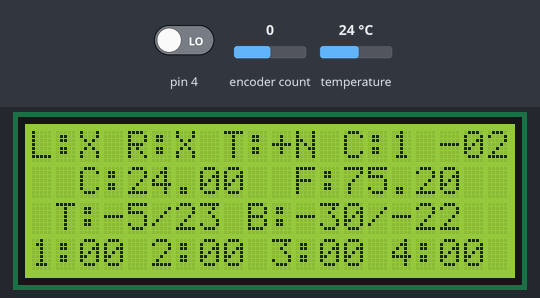
A sketch run on a simulated Arduino Uno, built with avr-gcc and run on an emulated ATmega328P. Parts: 20×4 character LCD. The inputs (shaded band) are chosen by the test bench; at power-on: temperature 24 °C, encoder count 0, pin 4 LOW. What the sketch prints to the serial monitor is not drawn.

Above: at 3.7 s.
3.8 s: temperature set to 12 °C
At 4.9 s:
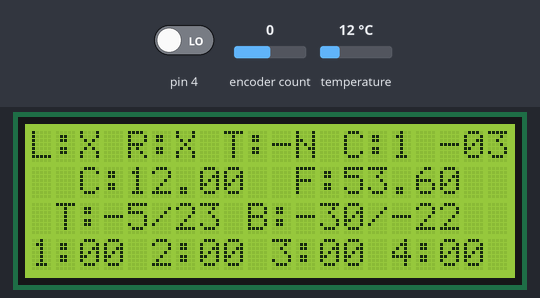
8.0 s: encoder count set to 1
At 8.9 s:
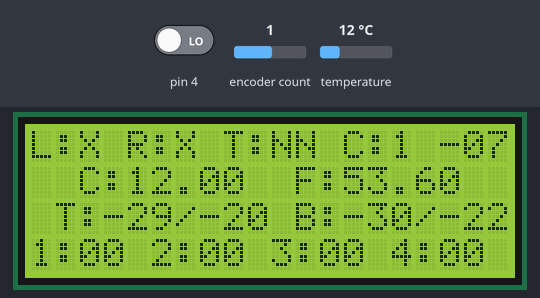
10.6 s: encoder count set to 2
At 11.5 s:
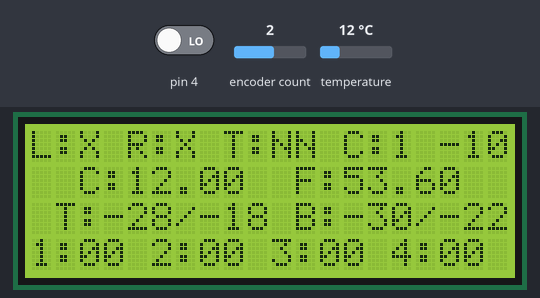
13.6 s: temperature set to 19 °C
At 14.9 s:
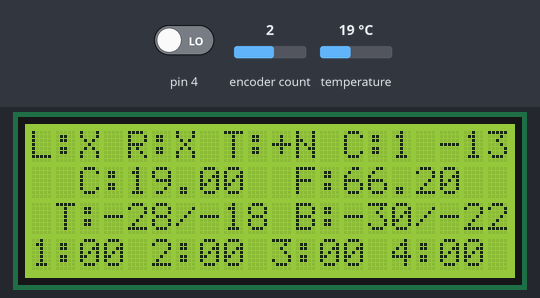
16.6 s: encoder count set to 3
At 17.9 s:
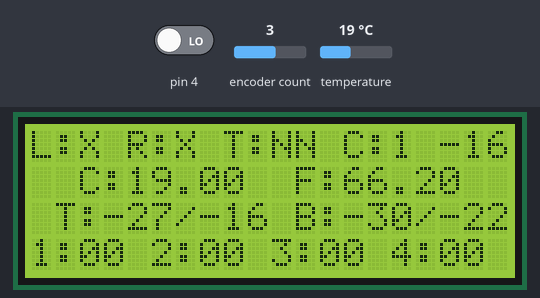
19.6 s: temperature set to 28 °C
At 62.9 s:
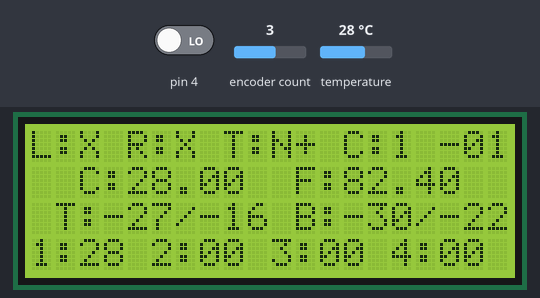
Timing chart, 0 to 64.4 s (numbered marks = the images above; inputs shaded):
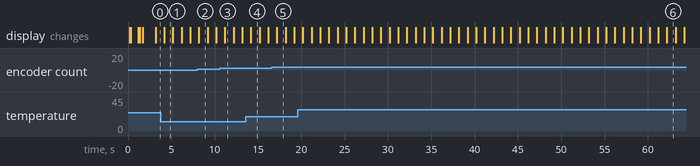

The sketch:

FRIDGE_v3_NORFID.ino
```cpp
// (licence header left out)
#include <LiquidCrystal.h>
#include <rotary.h>
#include "TimerOne.h"
#include <OneWire.h>
#include <DallasTemperature.h>


/*
  #  DEFINITIONS
 */

///// LCD

// LCD    LCD    ARDUINO
#define   LCD4   12
#define   LCD6   11
#define   LCD11  10
#define   LCD12  9
#define   LCD13  8
#define   LCD14  7


///// ROTARY
#define   ROTA    2
#define   ROTB    4

///// ONE WIRE
#define ONE_WIRE_BUS 6


///// COMPRESSOR
#define compressorPin 13


char UI_TREND_UP = '+';
char UI_TREND_DN = '-';
char UI_TREND_NC = 'N';
/*
  #  OBJECT CREATION
 */

//LCD
LiquidCrystal lcd(LCD4, LCD6, LCD11, LCD12, LCD13, LCD14);

//ROTARY ENCODER
Rotary r = Rotary(ROTA, ROTB);

// Temp
OneWire oneWire(ONE_WIRE_BUS);
DallasTemperature sensor(&oneWire);

DeviceAddress tempProbe;


/*
  #  VARIABLES
 */

////TEMPERATURE

//CAPS - adjust theese for UI; they, like all temperature variables are in C not F!
int MAX_H = -5;                                           // MAXimum tempreature before forcing compressor ON
int MAX_L = -30;                                          // MAXimum cold before forcig compressor off

/* just one thing to keep in mind

 -5C   is 23 F
 -30C  is -22 F
 */


//SETTINGS - algo adjustments; moddify theese :)
int TMRM_sampInt  =  (1 * 1000000);                      // this is the numebr of micro seconds to wait before recording a temperature
int THRM_numSamp  =  60;                                 // this is the number of samples to take before recording a temperature; ie, every X TMRM_sampInt we
//record a temp

//// - - - TEMPERATURE

//ALGO - used for cooling algo; do not moddify!
int THRESH_U = MAX_H;                                    // get NO HOTTER THAN
int THRESH_L = MAX_L;                                    // get no COLDER THAN

volatile int samples = 0;                                // a counter to keep track of temperature samples since last temperature record.
int oldSamples = samples;


//SENSOR
volatile float tempC = -1.0;                             // used to actually hold the current temperature reading
volatile float oldTemp = tempC;

//HISTORY
int temps[] = {
  0, 0, 0, 0};


////COMPRESSOR
boolean compStatus = true;                               // TRUE if compressor is on; false if off.  default to ON!


/////SCREEN
char line1[] = {
  "L:X R:X T:XX C:X -XX"};                // Allocation of space
char line2[] = {
  "XXXXXXXXXXXXXXXXXXXX"};
char line3[] = {
  "XXXXXXXXXXXXXXXXXXXX"};
char line4[] = {
  "XXXXXXXXXXXXXXXXXXXX"};


// TRENDS
char TEMP_sampTrend = 'A';                                // keeps track of the trends; default to A,
char TEMP_intTrend = 'A';                                 // but valid trneds are + or v or - (A should not be seen!)


/*
 #
 #
 #    MAIN CODE
 #
 #
 */


void setup() {

  Serial.begin(9600);
  Serial.println("ALIVE...");


  // set up LCD
  Serial.print("Setting up LCD...");                     // set up the LCD's number of columns and rows:
  lcd.begin(20, 4);

  // some fancy load screen
  lcd.setCursor(0,0);
  lcd.print("xXxXx R-FRIDGE xXxXx");

  lcd.setCursor(0,1);
  lcd.print("Version 3.0 - NORFID");

  lcd.setCursor(0,2);
  lcd.print("-  Karl Quinsland  -");

  lcd.setCursor(0,3);
  lcd.print("*****---------------");
  delay(100);


  Serial.println("DONE");

  // set up ONE WIRE
  Serial.println("Setting up ONE WIRE...");
  sensor.begin();

  lcd.setCursor(0,3);
  lcd.print("*******-------------");
  delay(100);

  Serial.print(" found {");
  Serial.print(sensor.getDeviceCount(), DEC);
  Serial.print("} temp probes...");

  // get address :)
  if (!sensor.getAddress(tempProbe, 0)){

    Serial.println("Unable to find address for Device 0");
    lcd.clear();
    lcd.setCursor(0,0);
    lcd.print("ERROR; NO ADDRESS");

    // we want to make sure that the compressor is on to prevent food from going bad!
    emergency();
  }


  sensor.setResolution(tempProbe, 12);
  lcd.setCursor(0,3);
  lcd.print("********------------");
  delay(100);

  sensor.requestTemperatures();

  lcd.setCursor(0,3);
  lcd.print("*********-----------");
  delay(100);

  Serial.println("DONE");


  // set up interupts
  Serial.print("Setting up interupts...");

  PCICR |= (1 << PCIE2);                        // enable interupt on pin 2
  PCMSK2 |= (1 << PCINT18) | (1 << PCINT20);    // make sure pin 2 and pin 4 are made available to the ISR
  sei();                                        // make interupt active!

  lcd.setCursor(0,3);
  lcd.print("**************-----");
  delay(100);

  Serial.println("DONE");

  Serial.print("Setting up timers....");

  Timer1.initialize(1000000);
  Timer1.attachInterrupt(getTemp);
  lcd.setCursor(0,3);
  lcd.print("*******************");

  Serial.println("DONE");


  Serial.println("Setup is DONE... entering main loop");
  delay(350);
  lcd.clear();
}


void getTemp() {

  // ask devices on bus for temperature
  sensor.requestTemperatures();

  // increase number of taken samples
  samples += 1;

  // record temp; copy over the old one
  oldTemp = tempC;
  tempC = sensor.getTempC(tempProbe);

}


void showTemp(){

  Serial.print ("S: [");
  Serial.print(samples);
  Serial.print("] GOT A TEMP OF: [");
  Serial.print(tempC);
  Serial.print("] C -> [");
  Serial.print(DallasTemperature::toFahrenheit(tempC));
  Serial.println("] F");

}

void procTrends(){

  // what happened from now and the last sample?
  if (tempC == oldTemp){
    TEMP_sampTrend = UI_TREND_NC;
  }
  else if(tempC > oldTemp){
    TEMP_sampTrend = UI_TREND_UP;
  }
  else if (tempC < oldTemp){
    TEMP_sampTrend = UI_TREND_DN;
  }
  else {
    TEMP_sampTrend = 'X';   // should not see this
  }


  // what happened between NOW and last MIN?
  if (temps[0] == temps[1]){
    TEMP_intTrend = UI_TREND_NC;
  }
  else if(temps[0] > temps[1]){
    TEMP_intTrend = UI_TREND_UP;
  }
  else if (temps[0] < temps[1]){
    TEMP_intTrend = UI_TREND_DN;
  }
  else {
    TEMP_intTrend = 'Y';  // should not see this !
  }


}


void loop() {


  if(samples == oldSamples){
    return;
  }

  // else, new iteration...
  oldSamples = samples;


  // do we read the temperature?
  showTemp();

  // process the most recent temperature
  procTemp();

  // now, we can check if we're supposed to do our regular per-sample stuff

  if (samples == THRM_numSamp  ){

    //reset counter
    samples = 0;

    //record the temperature that's just come down
    recordTemp();

  }

  // go over history; decide what the LCD should show
  procTrends();

  // show things on LCD
  updateScreen();

}

ISR(PCINT2_vect) {

  char result = r.process();

  if (result) {

    //ROTATE TO THE RIGHT, adjust the hot setting
    if (result == DIR_CW){

      // if the uper thermo temp is less than the minimum
      if(THRESH_U < MAX_H){

        THRESH_U += 1;

      }
      else {

        THRESH_U = min(MAX_H, THRESH_L+1);

      }

      // ROTATE TO THE LEFT; adjust the cold setting
    }
    else {

      if (THRESH_L > MAX_L){

        THRESH_L -= 1;

      }
      else {

        THRESH_L = max(MAX_L, THRESH_U-1);

      }
    }
  }

}


void compressor(int s){

  if(s == 1){
    compStatus = true;
  }
  else if (s == 0 ){
    compStatus = false;
  }
  else {
    compStatus = true;
  }


  if (compStatus){
    digitalWrite(compressorPin, HIGH);
    Serial.println("COMP: ON!");
  }
  else {
    digitalWrite(compressorPin, LOW);
    Serial.println("COMP: OFF!");
  }

}

void procTemp() {

  if((int) tempC == 0){
    Serial.println("POSSIBLE FAILUE WITH THERMO...");

    if (!sensor.getAddress(tempProbe, 0)){
      Serial.println("Address FAILURE; trigger emergency!");
      emergency();
    }

    Serial.println("FALSE ALARM!");

  }

  Serial.print("Temp: [");
  Serial.print(tempC);

  // if the temperature we just got is warmer than the max ceiling, TURN COMPRESSOR ON
  if ( tempC >= THRESH_U ){
    Serial.print("] is warmer than TOP (");
    Serial.print(THRESH_U);
    Serial.println(") compressor ON!");
    compressor(1);
    return;
  }


  // if the temperature we just got is colder than the low ceiling, TURN COMPRESSOR OFF
  if ( tempC <= THRESH_L ){

    Serial.print("] is COOLER than BOTTOM (");
    Serial.print(THRESH_L);
    Serial.println(") compressor OFF!");
    compressor(0);
    return;
  }


}

void recordTemp(){

  // update the history
  temps[3] = temps[2];
  temps[2] = temps[1];
  temps[1] = temps[0];
  temps[0] = (int) tempC;

}


void updateScreen(){
  // show a 1 or 0 if compressor is on or off
  char c = (compStatus == true) ? '1' : '0';

  // update LINE 1
  sprintf(line1, "L:%c R:%c T:%c%c C:%c -%02i" , 0x58, 0x58, TEMP_sampTrend, TEMP_intTrend, c , (samples+1) );


  //temporary space for strings for temps
  char temporaryF[6];
  char temporaryC[6];
  float f = DallasTemperature::toFahrenheit(tempC);

  // make strings from the floats - 5 digits incl the decimal, show 2 places after decimal
  dtostrf(f, 5, 2, temporaryF);
  dtostrf(tempC, 5, 2, temporaryC);

  // put all the strings together - spaces are to make things centered
  sprintf(line2, "  C:%s  F:%s" , temporaryC, temporaryF);


  // make line 3 - pad each to 3 digits to evenly pad all things and make sure screen does not have any left over stuff
  //positive numbers will have leading 0's.  +3 ==> 003 +13 ==> 013
  sprintf(line3, " T:%2i/%2i B:%2i/%3i" , THRESH_U, (int) DallasTemperature::toFahrenheit((float) THRESH_U),
  THRESH_L, (int) DallasTemperature::toFahrenheit((float) THRESH_L));

  // make line 4 - pull the temperatures (integers) recorded over past time intervals
  sprintf(line4, "1:%02i 2:%02i 3:%02i 4:%02i" , temps[0], temps[1], temps[2], temps[3] );


  // PRINT LINE 1
  lcd.setCursor(0, 0);
  lcd.print(line1);

  // PRINT LINE 2
  lcd.setCursor(0, 1);
  lcd.print(line2);


  lcd.setCursor(0, 2);
  lcd.print(line3);

  lcd.setCursor(0, 3);
  lcd.print(line4);


}

void emergency (){

  int flag = 1;

  while(true){
    lcd.clear();
    lcd.setCursor(0,0);
    lcd.print("     EMERGENCY     ");
    lcd.setCursor(0,1);
    if(flag == 1){
      lcd.print("comp ON - 20 min");
    }
    else {
      lcd.print("comp OFF - 20 min");
    }

    compressor(flag);

    // 20 min * 60 sec = 1200 * 1000 = 1200000
    delay(1200000);

    flag = !flag;

  }


}
```

Measured:
- after the input at 3.8 s, the display: changes after 0.39 s (image 1)
- after the input at 13.6 s, the display: changes after 0.59 s (image 4)
- after the input at 19.6 s, the display: first changes after 0.59 s (image 6 shows a later state)
- what the display in image 1 shows lasts 1.0 s, from 4.2 s to 5.2 s
